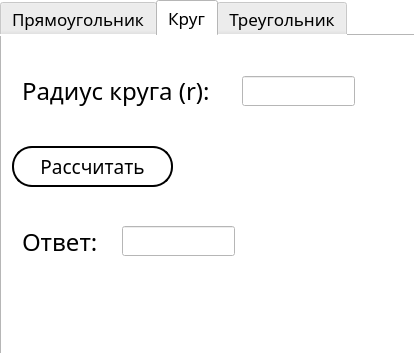
<?xml version="1.0" encoding="UTF-8"?>
<ui version="4.0">
 <class>widget</class>
 <widget class="QWidget" name="widget">
  <property name="geometry">
   <rect>
    <x>0</x>
    <y>0</y>
    <width>414</width>
    <height>353</height>
   </rect>
  </property>
  <property name="font">
   <font>
    <family>Gotham Pro</family>
    <pointsize>18</pointsize>
   </font>
  </property>
  <property name="windowTitle">
   <string>Form</string>
  </property>
  <property name="styleSheet">
   <string notr="true">background-color: rgb(255, 255, 255);</string>
  </property>
  <widget class="QTabWidget" name="tabWidget_100">
   <property name="geometry">
    <rect>
     <x>0</x>
     <y>0</y>
     <width>415</width>
     <height>355</height>
    </rect>
   </property>
   <property name="font">
    <font>
     <family>Gotham Pro</family>
     <pointsize>13</pointsize>
    </font>
   </property>
   <property name="currentIndex">
    <number>1</number>
   </property>
   <property name="usesScrollButtons">
    <bool>true</bool>
   </property>
   <widget class="QWidget" name="tab">
    <attribute name="title">
     <string>Прямоугольник</string>
    </attribute>
    <widget class="QLabel" name="label_122">
     <property name="geometry">
      <rect>
       <x>20</x>
       <y>90</y>
       <width>110</width>
       <height>30</height>
      </rect>
     </property>
     <property name="font">
      <font>
       <family>Gotham Pro</family>
       <pointsize>18</pointsize>
      </font>
     </property>
     <property name="text">
      <string>Ширина:</string>
     </property>
    </widget>
    <widget class="QLineEdit" name="lineEdit_102">
     <property name="geometry">
      <rect>
       <x>130</x>
       <y>90</y>
       <width>113</width>
       <height>30</height>
      </rect>
     </property>
    </widget>
    <widget class="QLabel" name="label_121">
     <property name="geometry">
      <rect>
       <x>20</x>
       <y>30</y>
       <width>90</width>
       <height>30</height>
      </rect>
     </property>
     <property name="font">
      <font>
       <family>Gotham Pro</family>
       <pointsize>18</pointsize>
      </font>
     </property>
     <property name="text">
      <string>Длина:</string>
     </property>
    </widget>
    <widget class="QLabel" name="label_1123">
     <property name="geometry">
      <rect>
       <x>20</x>
       <y>220</y>
       <width>90</width>
       <height>30</height>
      </rect>
     </property>
     <property name="font">
      <font>
       <family>Gotham Pro</family>
       <pointsize>18</pointsize>
      </font>
     </property>
     <property name="text">
      <string>Ответ:</string>
     </property>
    </widget>
    <widget class="QLineEdit" name="lineEdit_103">
     <property name="geometry">
      <rect>
       <x>130</x>
       <y>220</y>
       <width>113</width>
       <height>30</height>
      </rect>
     </property>
    </widget>
    <widget class="QLineEdit" name="lineEdit_100">
     <property name="geometry">
      <rect>
       <x>130</x>
       <y>30</y>
       <width>113</width>
       <height>30</height>
      </rect>
     </property>
    </widget>
    <widget class="QPushButton" name="pushButton_110">
     <property name="geometry">
      <rect>
       <x>10</x>
       <y>150</y>
       <width>161</width>
       <height>41</height>
      </rect>
     </property>
     <property name="font">
      <font>
       <family>Gotham Pro</family>
       <pointsize>14</pointsize>
      </font>
     </property>
     <property name="styleSheet">
      <string notr="true">QPushButton
{

background:white;
border-radius:20px;
border:2px solid black;
}
</string>
     </property>
     <property name="text">
      <string>Рассчитать</string>
     </property>
    </widget>
   </widget>
   <widget class="QWidget" name="tab_2">
    <attribute name="title">
     <string>Круг</string>
    </attribute>
    <widget class="QLabel" name="label_124">
     <property name="geometry">
      <rect>
       <x>20</x>
       <y>40</y>
       <width>211</width>
       <height>30</height>
      </rect>
     </property>
     <property name="font">
      <font>
       <family>Gotham Pro</family>
       <pointsize>18</pointsize>
      </font>
     </property>
     <property name="text">
      <string>Радиус круга (r):</string>
     </property>
    </widget>
    <widget class="QLineEdit" name="lineEdit_104">
     <property name="geometry">
      <rect>
       <x>240</x>
       <y>40</y>
       <width>113</width>
       <height>30</height>
      </rect>
     </property>
    </widget>
    <widget class="QPushButton" name="pushButton_111">
     <property name="geometry">
      <rect>
       <x>10</x>
       <y>110</y>
       <width>161</width>
       <height>41</height>
      </rect>
     </property>
     <property name="font">
      <font>
       <family>Gotham Pro</family>
       <pointsize>14</pointsize>
      </font>
     </property>
     <property name="styleSheet">
      <string notr="true">QPushButton
{

background:white;
border-radius:20px;
border:2px solid black;
}
</string>
     </property>
     <property name="text">
      <string>Рассчитать</string>
     </property>
    </widget>
    <widget class="QLabel" name="label_125">
     <property name="geometry">
      <rect>
       <x>20</x>
       <y>190</y>
       <width>91</width>
       <height>31</height>
      </rect>
     </property>
     <property name="font">
      <font>
       <family>Gotham Pro</family>
       <pointsize>18</pointsize>
      </font>
     </property>
     <property name="text">
      <string>Ответ:</string>
     </property>
    </widget>
    <widget class="QLineEdit" name="lineEdit_105">
     <property name="geometry">
      <rect>
       <x>120</x>
       <y>190</y>
       <width>113</width>
       <height>30</height>
      </rect>
     </property>
    </widget>
   </widget>
   <widget class="QWidget" name="tab_3">
    <attribute name="title">
     <string>Треугольник</string>
    </attribute>
    <widget class="QLabel" name="label_126">
     <property name="geometry">
      <rect>
       <x>30</x>
       <y>40</y>
       <width>100</width>
       <height>30</height>
      </rect>
     </property>
     <property name="font">
      <font>
       <family>Gotham Pro</family>
       <pointsize>18</pointsize>
      </font>
     </property>
     <property name="text">
      <string>Высота:</string>
     </property>
    </widget>
    <widget class="QLineEdit" name="lineEdit_106">
     <property name="geometry">
      <rect>
       <x>190</x>
       <y>40</y>
       <width>113</width>
       <height>30</height>
      </rect>
     </property>
    </widget>
    <widget class="QLabel" name="label_127">
     <property name="geometry">
      <rect>
       <x>30</x>
       <y>100</y>
       <width>145</width>
       <height>30</height>
      </rect>
     </property>
     <property name="font">
      <font>
       <family>Gotham Pro</family>
       <pointsize>18</pointsize>
      </font>
     </property>
     <property name="text">
      <string>Основание:</string>
     </property>
    </widget>
    <widget class="QLineEdit" name="lineEdit_107">
     <property name="geometry">
      <rect>
       <x>190</x>
       <y>100</y>
       <width>113</width>
       <height>30</height>
      </rect>
     </property>
    </widget>
    <widget class="QPushButton" name="pushButton_112">
     <property name="geometry">
      <rect>
       <x>30</x>
       <y>160</y>
       <width>161</width>
       <height>41</height>
      </rect>
     </property>
     <property name="font">
      <font>
       <family>Gotham Pro</family>
       <pointsize>14</pointsize>
      </font>
     </property>
     <property name="styleSheet">
      <string notr="true">QPushButton
{

background:white;
border-radius:20px;
border:2px solid black;
}
</string>
     </property>
     <property name="text">
      <string>Рассчитать</string>
     </property>
    </widget>
    <widget class="QLabel" name="label_128">
     <property name="geometry">
      <rect>
       <x>30</x>
       <y>240</y>
       <width>90</width>
       <height>30</height>
      </rect>
     </property>
     <property name="font">
      <font>
       <family>Gotham Pro</family>
       <pointsize>18</pointsize>
      </font>
     </property>
     <property name="text">
      <string>Ответ:</string>
     </property>
    </widget>
    <widget class="QLineEdit" name="lineEdit_108">
     <property name="geometry">
      <rect>
       <x>140</x>
       <y>240</y>
       <width>113</width>
       <height>30</height>
      </rect>
     </property>
    </widget>
   </widget>
  </widget>
 </widget>
 <resources/>
 <connections/>
</ui>
